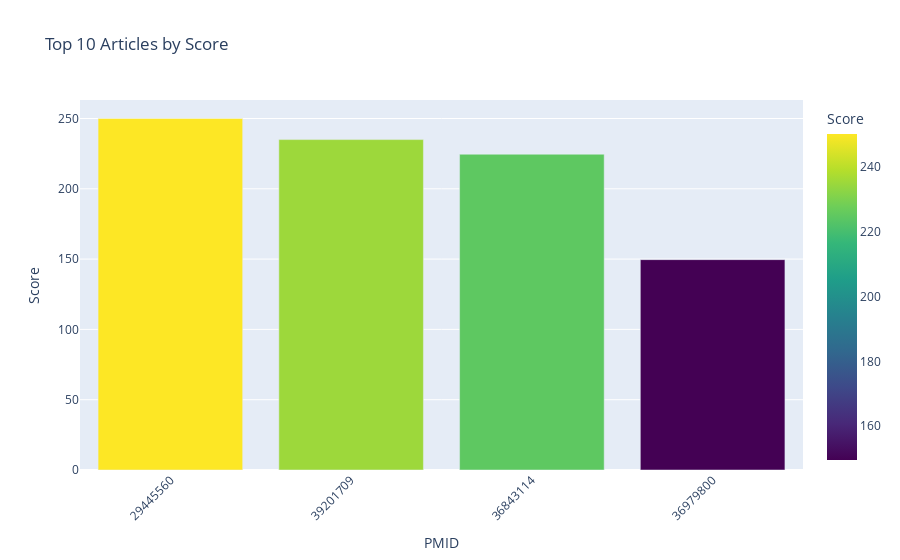
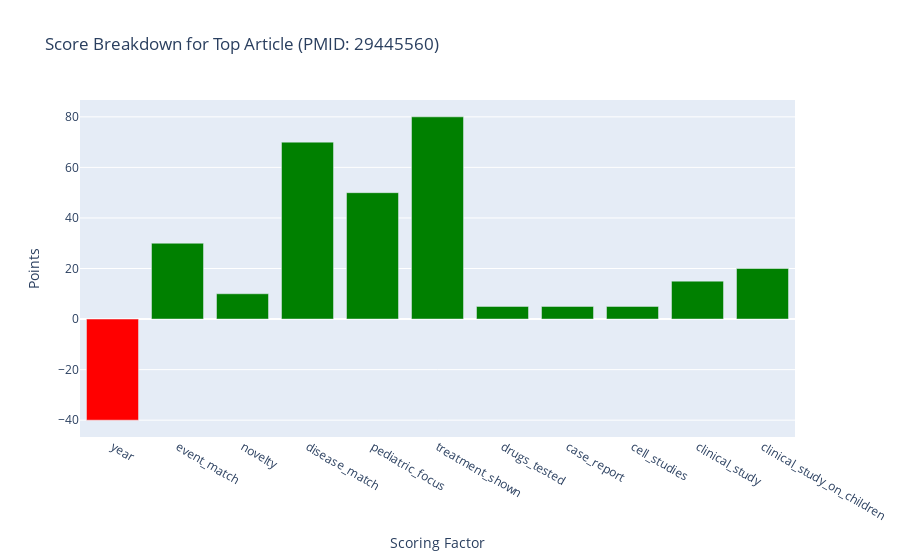

Source (notebook cell) for these figures, in order:
### Markdown cell above
### Step 2: Visualize Results

### Code cell
# Visualize the results
visualize_results(results)

# Display top articles
display_top_articles(results, n=5)

### Figure 1 — Plotly figure (JSON) as saved in the notebook; plotly's stock layout.template omitted (floating-point values rounded to 4 significant figures)
{"data": [{"hovertemplate": "PMID=%{x}<br>Score=%{marker.color}<extra></extra>", "legendgroup": "", "marker": {"color": [250.0, 235.0, 224.6, 149.6], "coloraxis": "coloraxis", "pattern": {"shape": ""}}, "name": "", "orientation": "v", "showlegend": false, "textposition": "auto", "type": "bar", "x": ["29445560", "39201709", "36843114", "36979800"], "xaxis": "x", "y": [250.0, 235.0, 224.6, 149.6], "yaxis": "y"}], "layout": {"barmode": "relative", "coloraxis": {"colorbar": {"title": {"text": "Score"}}, "colorscale": [[0, "#440154"], [0.1111, "#482878"], [0.2222, "#3e4989"], [0.3333, "#31688e"], [0.4444, "#26828e"], [0.5556, "#1f9e89"], [0.6667, "#35b779"], [0.7778, "#6ece58"], [0.8889, "#b5de2b"], [1, "#fde725"]]}, "legend": {"tracegroupgap": 0}, "title": {"text": "Top 10 Articles by Score"}, "xaxis": {"anchor": "y", "domain": [0, 1], "tickangle": -45, "title": {"text": "PMID"}}, "yaxis": {"anchor": "x", "domain": [0, 1], "title": {"text": "Score"}}}}

### Figure 2 — Plotly figure (JSON) as saved in the notebook; plotly's stock layout.template omitted (floating-point values rounded to 4 significant figures)
{"data": [{"marker": {"color": ["red", "green", "green", "green", "green", "green", "green", "green", "green", "green", "green"]}, "type": "bar", "x": ["year", "event_match", "novelty", "disease_match", "pediatric_focus", "treatment_shown", "drugs_tested", "case_report", "cell_studies", "clinical_study", "clinical_study_on_children"], "y": [-40, 30, 10, 70, 50, 80, 5, 5, 5, 15, 20]}], "layout": {"title": {"text": "Score Breakdown for Top Article (PMID: 29445560)"}, "xaxis": {"title": {"text": "Scoring Factor"}}, "yaxis": {"title": {"text": "Points"}}}}
